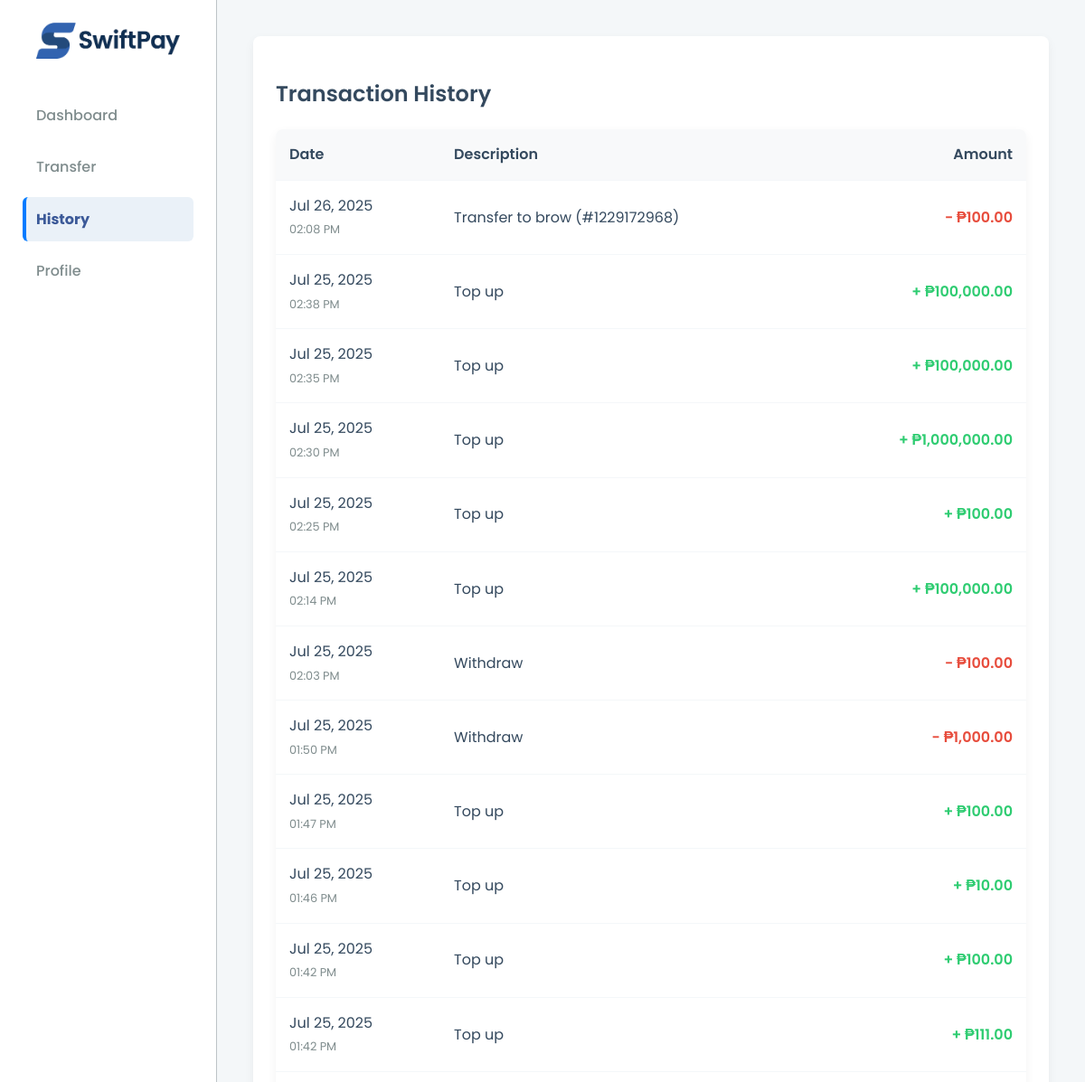
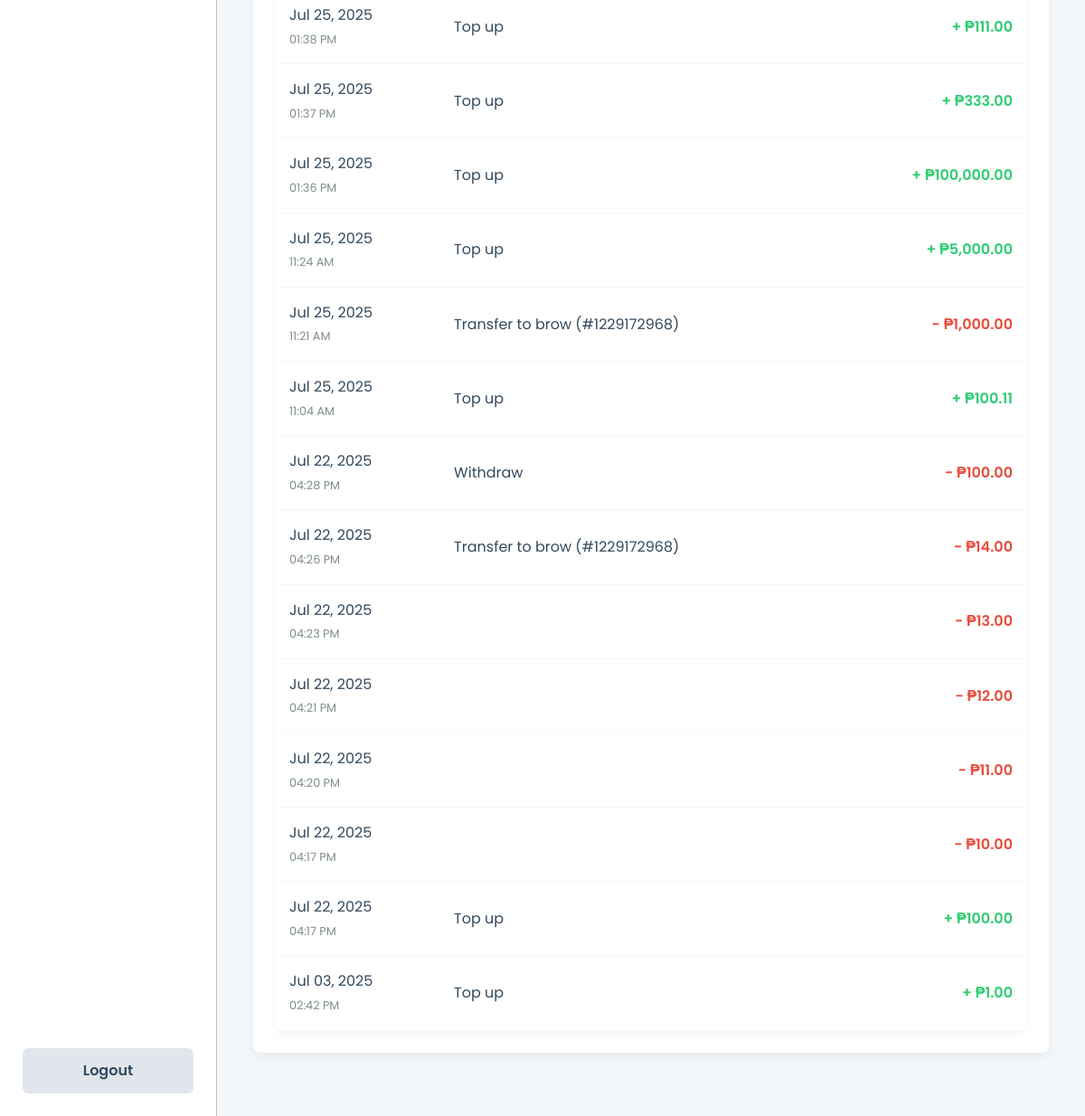
Screenshot of /history.php (signed in) with the database file from the repository (2 pictures, top to bottom).
### tables this page shows
CREATE TABLE `transactions` (
  `transaction_id` int(11) NOT NULL,
  `user_id` int(11) NOT NULL,
  `transaction_type` varchar(255) DEFAULT NULL,
  `amount` decimal(10,2) NOT NULL,
  `related_user_id` int(11) DEFAULT NULL,
  `created_at` timestamp NOT NULL DEFAULT current_timestamp()
);

CREATE TABLE `users` (
  `user_id` int(11) NOT NULL,
  `full_name` varchar(100) DEFAULT NULL,
  `email` varchar(100) DEFAULT NULL,
  `password` varchar(255) DEFAULT NULL,
  `account_number` varchar(20) DEFAULT NULL,
  `balance` decimal(10,2) DEFAULT 0.00,
  `avatar` varchar(255) DEFAULT 'default.png',
  `status` enum('active','deactivated') DEFAULT 'active',
  `deleted_at` datetime DEFAULT NULL,
  `created_at` timestamp NOT NULL DEFAULT current_timestamp()
);

### history.php (the view, shortened to what this page needs)
<?php
include 'connect.php';
$user_id = $_SESSION['user_id'];
$stmt = $conn->prepare("
    SELECT t.transaction_id, t.transaction_type, t.amount, t.created_at, t.user_id, t.related_user_id,
           sender.full_name AS sender_name, sender.account_number AS sender_acc,
           recipient.full_name AS recipient_name, recipient.account_number AS recipient_acc
    FROM transactions t
    LEFT JOIN users sender ON t.user_id = sender.user_id
    LEFT JOIN users recipient ON t.related_user_id = recipient.user_id
    WHERE t.user_id = ? OR t.related_user_id = ?
    ORDER BY t.created_at DESC
");
$stmt->bind_param("ii", $user_id, $user_id);
$stmt->execute();
$result = $stmt->get_result();
?>
<!DOCTYPE html>
<html>
<head>
    <link rel="stylesheet" href="styles.css?v=1.6">
</head>
<body>
<div class="app-container">
    <div class="sidebar">
        <div class="logo">
            <a href="dashboard.php">
                <img src="icons/SwiftPay-trimmed.png" alt="SwiftPay Logo">
            </a>
        </div>
        <nav class="sidebar-nav">
            <a href="dashboard.php">Dashboard</a>
            <a href="transfer.php">Transfer</a>
            <a href="history.php" class="active">History</a>
            <a href="profile.php">Profile</a>
        </nav>
        <a href="logout.php" class="btn btn-secondary logout-btn">Logout</a>
    </div>
    <div class="main-content">
        <div class="card">
            <h2>Transaction History</h2>
            <?php if ($result->num_rows > 0): ?>
                <table class="transaction-table">
                    <thead>
                        <tr>
                            <th>Date</th>
                            <th>Description</th>
                            <th style="text-align: right;">Amount</th>
                        </tr>
                    </thead>
                    <tbody>
                        <?php while ($row = $result->fetch_assoc()): ?>
                            <tr>
                                <td>
                                    <?= date("M d, Y", strtotime($row['created_at'])) ?><br>
                                    <span style="font-size: 0.8em; color: var(--secondary-text);"><?= date("h:i A", strtotime($row['created_at'])) ?></span>
                                </td>
                                <td>
                                    <?php
                                        $description = '';
                                        if ($row['transaction_type'] === 'transfer') {
                                            if ($row['user_id'] == $user_id) {
                                                $description = "Transfer to " . htmlspecialchars($row['recipient_name']) . " (#" . htmlspecialchars($row['recipient_acc']) . ")";
                                            } else {
                                                $description = "Transfer from " . htmlspecialchars($row['sender_name']) . " (#" . htmlspecialchars($row['sender_acc']) . ")";
                                            }
                                        } else {
                                            $description = ucfirst(str_replace('-', ' ', $row['transaction_type']));
                                        }
                                        echo $description;
                                    ?>
                                </td>
                                <td style="text-align: right;" class="
                                    <?php
                                        $is_credit = ($row['transaction_type'] === 'top-up' || ($row['transaction_type'] === 'transfer' && $row['user_id'] != $user_id));
                                        echo $is_credit ? 'amount-credit' : 'amount-debit';
                                    ?>">
                                    <?= ($is_credit ? '+ ' : '- ') ?>₱<?= number_format($row['amount'], 2) ?>
                                </td>
                            </tr>
                        <?php endwhile; ?>
                    </tbody>
                </table>
            <?php else: ?>
                <p>You have no transactions yet.</p>
            <?php endif; ?>
        </div>
    </div>
</div>
</body>
</html>

### styles.css (style rules this page uses)
:root { --primary-blue: #3B5998; --primary-blue-dark: #357ABD; --success-green: #2ECC71; --action-red: #E74C3C; --dark-text: #34495E; --secondary-text: #7f8c8d; --border-color: #BDC3C7; --background-light: #F4F7F9; --white: #FFFFFF; --accent-blue: #007BFF; }
body { font-family: 'Poppins', sans-serif; background-color: var(--background-light); color: var(--dark-text); margin: 0; padding: 0; line-height: 1.6; }
h2, h3 { color: var(--dark-text); font-weight: 600; }
a { color: var(--primary-blue); text-decoration: none; }
.app-container { display: flex; min-height: 100vh; }
.sidebar { position: fixed; left: 0; top: 0; height: 100%; box-sizing: border-box; width: 240px; background-color: var(--white); border-right: 1px solid var(--border-color); padding: 25px; display: flex; flex-direction: column; }
.sidebar-nav a { display: block; padding: 12px 15px; margin-bottom: 8px; border-radius: 6px; font-weight: 500; color: var(--secondary-text); transition: background-color 0.2s, color 0.2s; }
.sidebar-nav a.active { background-color: #eaf1f8; color: var(--primary-blue); font-weight: 700; border-left: 4px solid var(--accent-blue); padding-left: 11px; }
.sidebar .logout-btn { margin-top: auto; }
.main-content { flex-grow: 1; padding: 40px; margin-left: 240px; }
.card { background-color: var(--white); padding: 25px; border-radius: 8px; box-shadow: 0 4px 12px rgba(0,0,0,0.05); margin-bottom: 30px; }
.btn { padding: 12px 20px; border: none; border-radius: 6px; font-weight: 600; font-size: 1em; cursor: pointer; text-decoration: none; display: inline-block; transition: background-color 0.3s, transform 0.1s; text-align: center; }
.btn-secondary { background-color: #e0e6eb; color: var(--dark-text); }
.transaction-table { width: 100%; border-collapse: collapse; background-color: var(--white); border-radius: 8px; overflow: hidden; box-shadow: 0 4px 12px rgba(0,0,0,0.05); }
.transaction-table th, .transaction-table td { padding: 15px; text-align: left; border-bottom: 1px solid var(--background-light); }
.transaction-table th { background-color: #F8F9FA; font-weight: 600; }
.transaction-table tr:last-child td { border-bottom: none; }
.amount-credit { color: var(--success-green); font-weight: 600; }
.amount-debit { color: var(--action-red); font-weight: 600; }
.logo { text-align: center; margin-bottom: 30px; }
.logo img { height: auto; max-width: 100%; }
.sidebar .logo { margin-top: 0; padding: 0 10px; }
.sidebar .logo img { max-height: 40px; }

### rows the page displays
transactions: created_at "Jul 26, 2025", created_at "02:08 PM", related_user.account_number "Transfer to brow (#1229172968)", amount "100.00"
transactions: created_at "Jul 25, 2025", created_at "02:38 PM", transaction_type "Top up", amount "100,000.00"
transactions: created_at "Jul 25, 2025", created_at "02:35 PM", transaction_type "Top up", amount "100,000.00"
transactions: created_at "Jul 25, 2025", created_at "02:30 PM", transaction_type "Top up", amount "1,000,000.00"
transactions: created_at "Jul 25, 2025", created_at "02:25 PM", transaction_type "Top up", amount "100.00"
transactions: created_at "Jul 25, 2025", created_at "02:14 PM", transaction_type "Top up", amount "100,000.00"
transactions: created_at "Jul 25, 2025", created_at "02:03 PM", transaction_type "Withdraw", amount "100.00"
transactions: created_at "Jul 25, 2025", created_at "01:50 PM", transaction_type "Withdraw", amount "1,000.00"
transactions: created_at "Jul 25, 2025", created_at "01:47 PM", transaction_type "Top up", amount "100.00"
transactions: created_at "Jul 25, 2025", created_at "01:46 PM", transaction_type "Top up", amount "10.00"
transactions: created_at "Jul 25, 2025", created_at "01:42 PM", transaction_type "Top up", amount "100.00"
transactions: created_at "Jul 25, 2025", created_at "01:42 PM", transaction_type "Top up", amount "111.00"
transactions: created_at "Jul 25, 2025", created_at "01:38 PM", transaction_type "Top up", amount "111.00"
transactions: created_at "Jul 25, 2025", created_at "01:37 PM", transaction_type "Top up", amount "333.00"
transactions: created_at "Jul 25, 2025", created_at "01:36 PM", transaction_type "Top up", amount "100,000.00"
transactions: created_at "Jul 25, 2025", created_at "11:24 AM", transaction_type "Top up", amount "5,000.00"
transactions: created_at "Jul 25, 2025", created_at "11:21 AM", related_user.account_number "Transfer to brow (#1229172968)", amount "1,000.00"
transactions: created_at "Jul 25, 2025", created_at "11:04 AM", transaction_type "Top up", amount "100.11"
transactions: created_at "Jul 22, 2025", created_at "04:28 PM", transaction_type "Withdraw", amount "100.00"
transactions: created_at "Jul 22, 2025", created_at "04:26 PM", related_user.account_number "Transfer to brow (#1229172968)", amount "14.00"
transactions: created_at "Jul 22, 2025", created_at "04:23 PM", amount "13.00"
transactions: created_at "Jul 22, 2025", created_at "04:21 PM", amount "12.00"
transactions: created_at "Jul 22, 2025", created_at "04:20 PM", amount "11.00"
transactions: created_at "Jul 22, 2025", created_at "04:17 PM", amount "10.00"
transactions: created_at "Jul 22, 2025", created_at "04:17 PM", transaction_type "Top up", amount "100.00"
transactions: created_at "Jul 03, 2025", created_at "02:42 PM", transaction_type "Top up", amount "1.00"
